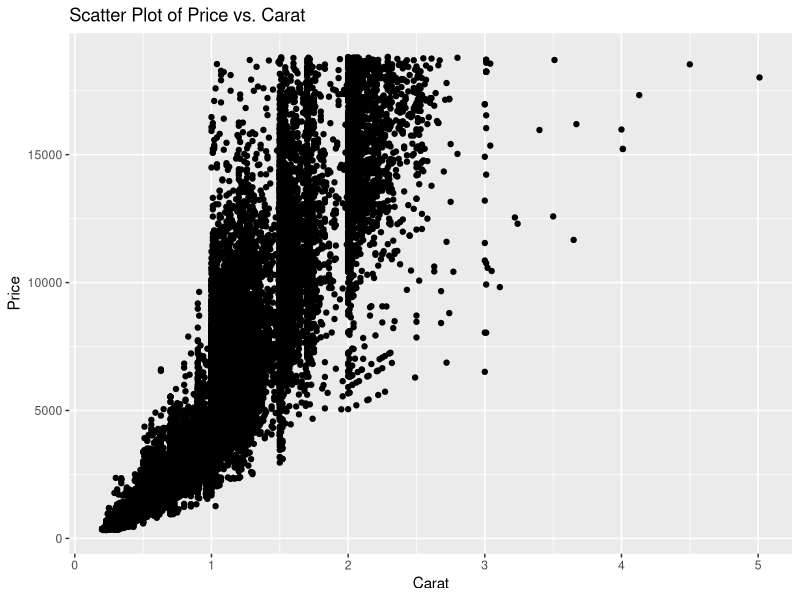

The R source for this figure:
## ---- chunk 1
library(tidyverse)
## ---- chunk 2
### In this code chunk, start with the diamonds dataset (built in to
### ggplot2 package) and create a plot of price vs. carat (or some other
### variables of your choice)


# Load ggplot2 package
library(ggplot2)

# Load diamonds dataset
data(diamonds)

# Create a scatter plot of price vs. carat
diamond_plot <- ggplot(diamonds, aes(x = carat, y = price)) +
  geom_point() +
  labs(title = "Scatter Plot of Price vs. Carat",
       x = "Carat",
       y = "Price")

diamond_plot



## ---- chunk 3
### In this code chunk, start with the diamonds dataset (built in to
### ggplot2 package) and create a subset based on filtering, e.g., 
### size greater than 1 carat or cut is "Ideal"

new_diamonds <- diamonds %>% 
  filter(cut == "Premium")
  
## ---- chunk 4
# pumbaa is the best dog ever 
print("pumbaa is the cutest, best, coolest dog ever")
## ---- chunk 5
### Both partners - delete this comment, then write some code here
### to plot, summarize, calculate something simple using the diamonds
### dataset (or anything you like, really)
